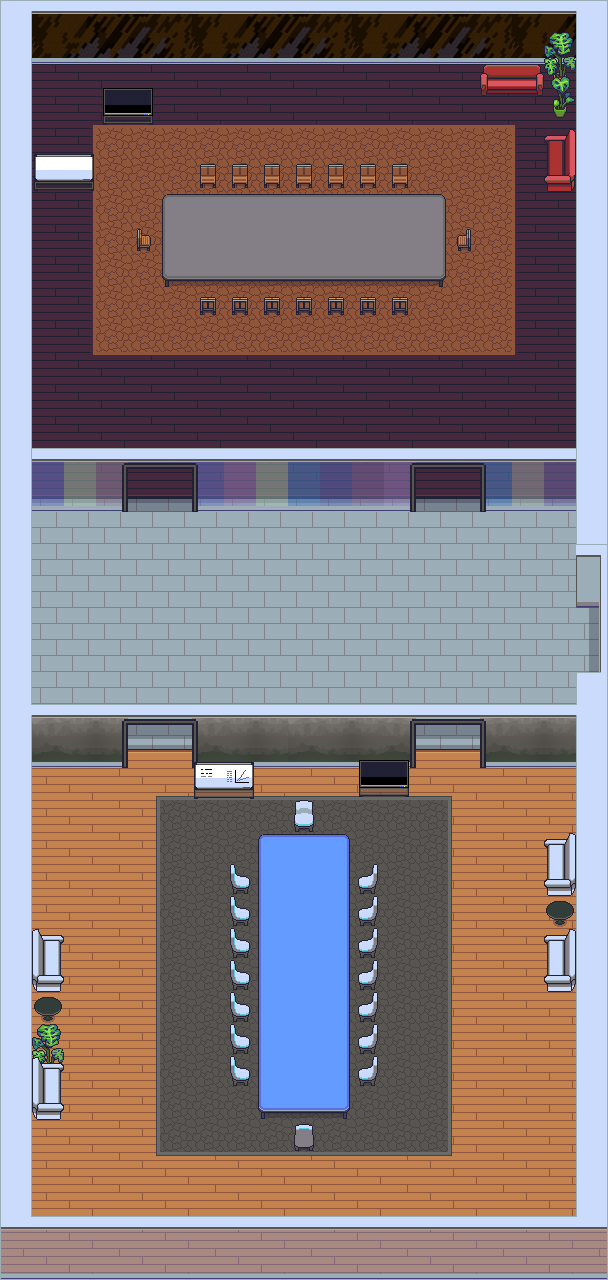

A 2D game scene composited from a Tiled map and its tileset images. What follows is a short description and the map's XML, with each tile layer's data collapsed to a summary:
An orthogonal 19x40 tile map with 32x32 px tiles, 7 tile layers (floors 1, floors 2, furn 1, furn 2, ...), 8 tilesets.

<map version="1.4" tiledversion="1.4.2" orientation="orthogonal" renderorder="right-down" width="19" height="40" tilewidth="32" tileheight="32" infinite="0" nextlayerid="10" nextobjectid="1">
 <tileset firstgid="1" source="../../tilesets/Gather Floors 1.x.tsx" />
 <tileset firstgid="2561" source="../../tilesets/Gather Walls Interior 1.x.tsx" />
 <tileset firstgid="4061" source="slack furn.tsx" />
 <tileset firstgid="4686" source="../../tilesets/Gather Tables 1.x.tsx" />
 <tileset firstgid="5492" source="../../tilesets/Gather Chairs 1.x.tsx" />
 <tileset firstgid="5892" source="../../tilesets/Gather Plants 1.x.tsx" />
 <tileset firstgid="6692" source="../../tilesets/Gather Decoration 1.x.tsx" />
 <tileset firstgid="12452" source="../../tilesets/Gather Swatches 1.x.tsx" />
 <group id="8" name="BG">
  <layer id="1" name="floors 1" width="19" height="40">
   <data>[760 cells, 760 non-empty, 10 distinct tile ids]</data>
  </layer>
  <layer id="2" name="floors 2" width="19" height="40">
   <data>[760 cells, 314 non-empty, 9 distinct tile ids]</data>
  </layer>
  <layer id="4" name="furn 1" width="19" height="40">
   <data>[760 cells, 111 non-empty, 38 distinct tile ids]</data>
  </layer>
  <layer id="9" name="furn 2" width="19" height="40">
   <data>[760 cells, 20 non-empty, 16 distinct tile ids]</data>
  </layer>
 </group>
 <group id="7" name="FG">
  <layer id="5" name="underwall" width="19" height="40">
   <data>[760 cells, 88 non-empty, 23 distinct tile ids]</data>
  </layer>
  <layer id="3" name="walls" width="19" height="40">
   <data>[760 cells, 216 non-empty, 31 distinct tile ids]</data>
  </layer>
  <layer id="6" name="fg 1" width="19" height="40">
   <data>[760 cells, 13 non-empty, 7 distinct tile ids]</data>
  </layer>
 </group>
</map>
